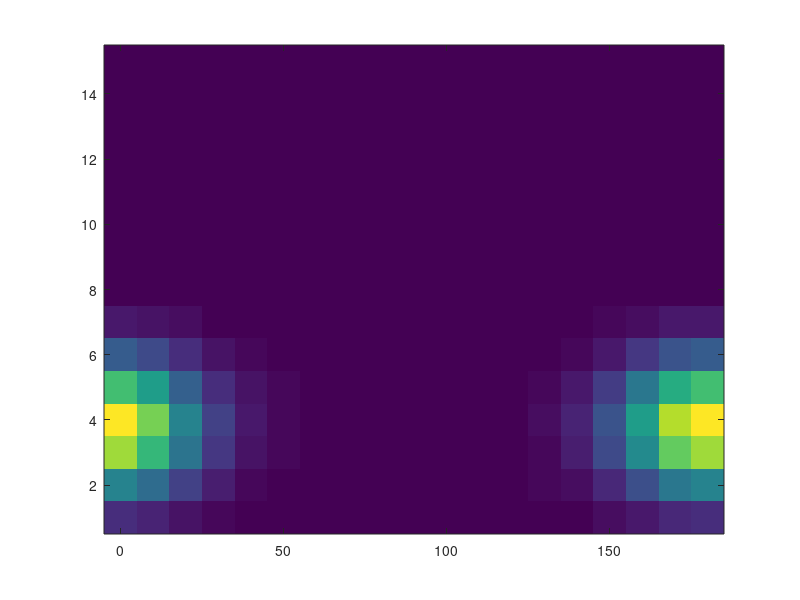

This chart was generated by the following MATLAB code: (Note: this script raises an error after producing the figure.)
function visual_pop_sim_ori_sf_irregular

    close all

    %% =========================================
    %  FLAGS: irregularity switches
    %% =========================================
    FLAG_HET_KAPPA          = 0;  % neuron specific orientation selectivity
    FLAG_HET_SF_SIGMA       = 0;  % neuron specific SF bandwidth
    FLAG_ORI_DEP_SF_GAIN    = 1;  % SF gain depends on preferred orientation
    FLAG_BIASED_PREF_SF     = 0;  % non uniform preferred SF distribution
    FLAG_ORI_DEP_PREF_SF    = 0;  % preferred SF depends on preferred orientation
    FLAG_HET_BASE_GAIN      = 0;  % neuron specific baseline and gain
    FLAG_NORMALIZE_PER_NEUR = 0;  % per neuron normalization

    %% Simulation parameters
    N_ori = 100;                                  % number of distinct preferred orientations
    N_sf  = 10;                                   % neurons per orientation with different SF tuning
    N     = N_ori * N_sf;                         % total neurons

    % Stimulus dimensions
    stim_oris = 0:10:180;                         % orientations (deg)
    stim_sfs  = logspace(-3, 2, 15);              % spatial freq (cycles/deg), 0.001 to 100

    baseline_global  = 0.1;                       % global baseline (used if FLAG_HET_BASE_GAIN==0)
    gain_global      = 1.0;                       % global response gain

    %% Preferred orientations and SFs for each neuron
    % Preferred orientations: uniformly spanning 0..179 deg for N_ori channels
    pref_oris_base = linspace(0, 180, N_ori+1)';  % N_ori × 1
    pref_oris_base = pref_oris_base(1:end-1);

    % Index grid for orientation and SF channel assignments
    [ori_idx, sf_idx] = ndgrid(1:N_ori, 1:N_sf);

    % Flatten to length N = N_ori * N_sf
    pref_oris = pref_oris_base(ori_idx(:));       % N × 1

    % Preferred spatial frequencies (log spaced)
    if FLAG_BIASED_PREF_SF
        % Slight bias toward lower SFs
        sf_grid   = logspace(-2, 0.7, N_sf);      % 0.01 to about 5 c/deg
    else
        sf_grid   = logspace(-2, 1, N_sf);        % 0.01 to 10 c/deg
    end
    pref_sfs  = sf_grid(sf_idx(:))';              % N × 1

    %% Tuning parameters

    % Orientation selectivity (von Mises concentration)
    if FLAG_HET_KAPPA
        kappa_mean = 3;
        kappa_sd   = 1;
        kappa = kappa_mean + kappa_sd * randn(N,1);
        kappa = max(0.2, kappa);
    else
        kappa = 3 * ones(N,1);
    end

    % Spatial frequency selectivity (Gaussian in log10 space)
    if FLAG_HET_SF_SIGMA
        sf_sigma_mean = 0.5;
        sf_sigma_sd   = 0.2;
        sf_sigma = sf_sigma_mean + sf_sigma_sd * randn(N,1);
        sf_sigma = max(0.1, sf_sigma);
    else
        sf_sigma = 0.5 * ones(N,1);               % width in log10 units
    end

    %% Convert to radians for orientation tuning
    deg2rad    = pi/180;
    theta_pref = pref_oris * deg2rad;             % N × 1

    %% Preferred SF in log space, with optional orientation dependence
    log_pref_sfs = log10(pref_sfs);

    if FLAG_ORI_DEP_PREF_SF
        % Example: preferred SF slightly higher for oblique orientations
        log_pref_sfs = log_pref_sfs + 0.3 * cos(2 * theta_pref);
        pref_sfs     = 10 .^ log_pref_sfs;
    end

    % Recompute in case it changed
    log_pref_sfs = log10(pref_sfs);

    %% Orientation dependent SF gain
    sf_gain_neuron = ones(N,1);
    if FLAG_ORI_DEP_SF_GAIN
        % Example: neurons preferring cardinals have stronger SF gain
        cardinal_mod   = 1 + 0.42 * (cos(2 * theta_pref)).^2; % 1 to 1.5
        sf_gain_neuron = cardinal_mod;
    end

    %% Neuron specific baseline and gain
    if FLAG_HET_BASE_GAIN
        baseline_neuron = 0.05 + 0.05 * rand(N,1);   % 0.05 to 0.10
        gain_neuron     = 0.8  + 0.6  * rand(N,1);   % 0.8 to 1.4
    else
        baseline_neuron = baseline_global * ones(N,1);
        gain_neuron     = gain_global * ones(N,1);
    end

    %% Build full stimulus set: all orientation × SF combinations
    [ori_grid, sf_grid_idx] = ndgrid(1:numel(stim_oris), 1:numel(stim_sfs));
    stim_ori_list = stim_oris(ori_grid(:));       % n_cond × 1
    stim_sf_list  = stim_sfs(sf_grid_idx(:));     % n_cond × 1
    n_cond        = numel(stim_ori_list);

    %% Compute population responses R: N neurons × n_cond stimuli
    R = zeros(N, n_cond);

    for c = 1:n_cond
        % Orientation tuning
        theta_stim = stim_ori_list(c) * deg2rad;
        dtheta     = theta_stim - theta_pref;         % N × 1
        ori_tuning = exp(kappa .* cos(2*dtheta));     % von Mises like, 180 deg periodic

        % SF tuning (Gaussian in log10 space)
        log_sf_stim = log10(stim_sf_list(c));
        dlog_sf     = log_sf_stim - log_pref_sfs;     % N × 1
        sf_tuning   = exp(-(dlog_sf.^2) ./ (2 * sf_sigma.^2));

        % Apply orientation dependent SF gain if enabled
        sf_tuning = sf_gain_neuron .* sf_tuning;

        % Combined response with neuron specific baseline and gain
        R(:, c) = baseline_neuron + gain_neuron .* (ori_tuning .* sf_tuning);
    end

    % Optional per neuron normalization
    if FLAG_NORMALIZE_PER_NEUR
        R = R ./ max(R, [], 2);
        R(isnan(R)) = 0;
        R = R * (baseline_global + gain_global);
    end

    % Add small Gaussian noise (optional)
    noise_sigma = 0;
    % noise_sigma = 0.05;
    if noise_sigma > 0
        R = R + noise_sigma * randn(size(R));
        R = max(R, 0);                              % clip to nonnegative
    end

    fprintf('R size: %d x %d (N x #stim conditions)\n', size(R,1), size(R,2));
    % Here #stim conditions = #oris × #SFs

    %% Reshape R into [N × n_ori × n_sf] for visualization
    n_ori = numel(stim_oris);
    n_sf  = numel(stim_sfs);
    R_3d  = reshape(R, [N, n_ori, n_sf]);

    %% Visualization 0: Example neuron's 2D tuning (SF × orientation)
    neuron_id = 100;                        % example neuron index
    neuron_id = min(neuron_id, N);          % safety

    % Extract responses: [n_ori × n_sf], then transpose to [n_sf × n_ori]
    resp_ori_sf = squeeze(R_3d(neuron_id, :, :));   % n_ori × n_sf
    resp_ori_sf = resp_ori_sf';                     % n_sf × n_ori

    figure;
    set(gcf,'OuterPosition',[100 350 700 700])

    imagesc(stim_oris, 1:n_sf, resp_ori_sf);
    set(gca, 'YDir', 'normal');  % low SF at bottom, high at top
    colormap(parula);
    colorbar;

    xlabel('Orientation (deg)');
    ylabel('Spatial frequency (cycles/deg)');
    title(sprintf('Neuron %d: orientation × SF tuning', neuron_id), 'FontSize', 20);

    % Label y axis with actual SF values
    yticks(1:n_sf);
    yticklabels(arrayfun(@(x) sprintf('%.3g', x), stim_sfs, 'UniformOutput', false));

    %% Visualization 1: Population responses for a single SF slice
    sf_idx_vis = ceil(n_sf / 2);

    figure;
    set(gcf,'OuterPosition',[700 350 700 700])
    imagesc(stim_oris, 1:N, squeeze(R_3d(:, :, sf_idx_vis)));
    xlabel('Stimulus orientation (deg)');
    ylabel('Neuron index');
    title(sprintf('Population responses at SF = %.3f c/deg', stim_sfs(sf_idx_vis)), 'FontSize', 20);
    colormap(parula);
    colorbar;

    %% Visualization 2: Example tuning of a few neurons across orientation at a fixed SF
    figure('Color','w'); hold on
    set(gcf,'OuterPosition',[700 350 700 700])

    example_neurons = 1:min(5,N);
    plot(stim_oris, squeeze(R_3d(example_neurons, :, sf_idx_vis))', ...
        '-o', 'LineWidth', 1.2);

    xlabel('Orientation (deg)');
    ylabel('Response');
    title(sprintf('Example orientation tuning (first 5 neurons, SF = %.3f c/deg)', ...
          stim_sfs(sf_idx_vis)), 'FontSize', 20);
    grid on

    %% Visualization 3: Example SF tuning for a single preferred orientation
    ori_idx_example = round(N_ori / 2);                      % mid orientation channel
    neurons_in_ori  = find(pref_oris == pref_oris_base(ori_idx_example));

    neurons_in_ori  = neurons_in_ori(1:min(5,numel(neurons_in_ori)));

    [~, stim_ori_idx_example] = min(abs(stim_oris - pref_oris_base(ori_idx_example)));

    figure('Color','w'); hold on
    set(gcf,'OuterPosition',[700 350 700 700])

    for ni = 1:numel(neurons_in_ori)
        n_id = neurons_in_ori(ni);
        resp_sf = squeeze(R_3d(n_id, stim_ori_idx_example, :));  % n_sf × 1
        semilogx(stim_sfs, resp_sf, '-o', 'LineWidth', 1.2);
    end

    xlabel('Spatial frequency (cycles/deg)');
    ylabel('Response');
    title(sprintf('Example SF tuning (neurons with pref ori ≈ %.1f°)', ...
          pref_oris_base(ori_idx_example)), 'FontSize', 20);
    grid on

    %% PCA on population responses across all ori × SF conditions
    % Each stimulus condition is one observation, neurons are features
    X = R.';                          % [n_cond × N]
    X(isnan(X)) = 0;
    X = X - mean(X,1);

    [coeff, score, latent] = pca(X);

    %% Cumulative explained variance plot
    explVar    = 100 * latent / sum(latent);
    cumExplVar = cumsum(explVar);

    figure('Color','w');
    set(gcf,'OuterPosition',[300 300 600 500]);

    subplot(2,1,1)
    numPCs = numel(explVar);
    plot(1:numPCs, cumExplVar, '-o', 'LineWidth', 1.5);
    xlabel('Number of principal components');
    ylabel('Cumulative explained variance (%)');
    title('Cumulative variance explained by PCs', 'FontSize', 16);
    grid on;

    subplot(2,1,2)
    plot(1:numPCs, explVar, '-o', 'LineWidth', 1.5);
    xlabel('Principal component');
    ylabel('Variance explained (%)');
    grid on;

    %% Color coding: orientation = hue, spatial frequency = brightness
    % Base hues for each orientation (for colorbar)
    nOri_color = numel(stim_oris);
    angles = linspace(0, 2*pi, nOri_color+1);
    angles(end) = [];                                 % drop duplicate
    hues = angles'/(2*pi);                            % nOri_color × 1

    % For each condition, map its orientation to an index
    [~, ori_idx_for_cond] = ismember(stim_ori_list, stim_oris);

    % Normalize spatial frequency to brightness proxy (here used for saturation)
    sf_min = min(stim_sf_list);
    sf_max = max(stim_sf_list);
    sf_norm = (stim_sf_list - sf_min) / (sf_max - sf_min);   % 0 to 1
    brightness = 0.1 + 0.9 * sf_norm;                        % avoid very desaturated points

    % Build RGB colors for each condition
    colors_sf = zeros(n_cond, 3);
    for i = 1:n_cond
        hue = hues(ori_idx_for_cond(i));   % orientation
        sat = brightness(i);               % spatial frequency encoded as saturation
        val = 1;
        colors_sf(i, :) = hsv2rgb([hue, sat, val]);
    end

    %% Visualization 4: Top 3 PCs, color coded by ori (hue) and SF (brightness)
    figure('Color','w'); hold on
    set(gcf,'OuterPosition',[700 350 700 700])

    % Connect points in stimulus order with black line
    plot3(score(:,1), score(:,2), score(:,3), '-k', 'LineWidth', 1.2);
    plot3([score(end,1) score(1,1)], ...
          [score(end,2) score(1,2)], ...
          [score(end,3) score(1,3)], ...
          '-k', 'LineWidth', 1.2);

    % Scatter each stimulus condition with combined color
    for i = 1:n_cond
        scatter3(score(i,1), score(i,2), score(i,3), ...
            60, colors_sf(i,:), 'filled', 'MarkerEdgeColor','k');
    end

    xlabel('PC1');
    ylabel('PC2');
    zlabel('PC3');

    title(sprintf('Population PCA (%.1f%% / %.1f%% / %.1f%%)', ...
        explVar(1), explVar(2), explVar(3)), 'FontSize', 20);

    % Colorbar that shows orientation hues at maximum saturation
    cmap = hsv2rgb([hues, ones(nOri_color,1), ones(nOri_color,1)]);
    colormap(cmap);
    c = colorbar;

    % Orientation ticks on colorbar
    tick_oris = 0:30:180;
    tick_positions = tick_oris / max(stim_oris);
    c.Ticks = tick_positions;
    c.TickLabels = string(tick_oris);
    c.Label.String = 'Orientation (deg)';

    grid on;
    axis equal;
    view(3);
    add_margin(score);

end

function add_margin(score)
    % Compute axis limits with 10 percent margins
    margin_ratio = 0.10;

    x_min = min(score(:,1)); x_max = max(score(:,1));
    y_min = min(score(:,2)); y_max = max(score(:,2));
    z_min = min(score(:,3)); z_max = max(score(:,3));

    x_range = x_max - x_min;
    y_range = y_max - y_min;
    z_range = z_max - z_min;

    xlim([x_min - margin_ratio*x_range, x_max + margin_ratio*x_range]);
    ylim([y_min - margin_ratio*y_range, y_max + margin_ratio*y_range]);
    zlim([z_min - margin_ratio*z_range, z_max + margin_ratio*z_range]);
end
